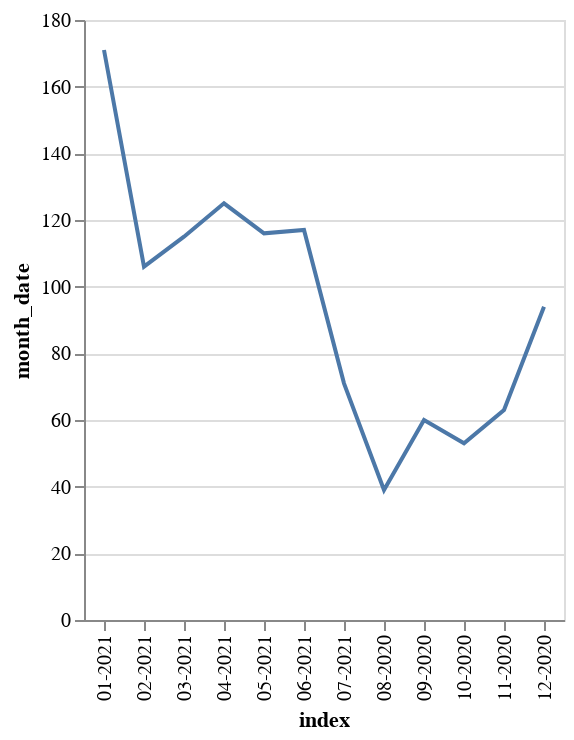

The code cell stored with this chart in its notebook:
### Code cell
import altair as alt
alt.Chart(joined).mark_line().encode(
    x='index',
    y='month_date'
)

### Figure 1 — Vega-Lite specification as saved in the notebook (floating-point values rounded to 4 significant figures)
{"config": {"view": {"continuousWidth": 400, "continuousHeight": 300}}, "data": {"name": "data-64f640e15636f4356179f7c093f0de6a"}, "mark": "line", "encoding": {"x": {"type": "nominal", "field": "index"}, "y": {"type": "quantitative", "field": "month_date"}}, "$schema": "https://vega.github.io/schema/vega-lite/v4.8.1.json", "datasets": {"data-64f640e15636f4356179f7c093f0de6a": [{"index": "01-2021", "month_date": 171}, {"index": "04-2021", "month_date": 125}, {"index": "06-2021", "month_date": 117}, {"index": "05-2021", "month_date": 116}, {"index": "03-2021", "month_date": 115}, {"index": "02-2021", "month_date": 106}, {"index": "12-2020", "month_date": 94}, {"index": "07-2021", "month_date": 71}, {"index": "11-2020", "month_date": 63}, {"index": "09-2020", "month_date": 60}, {"index": "10-2020", "month_date": 53}, {"index": "08-2020", "month_date": 39}]}}
